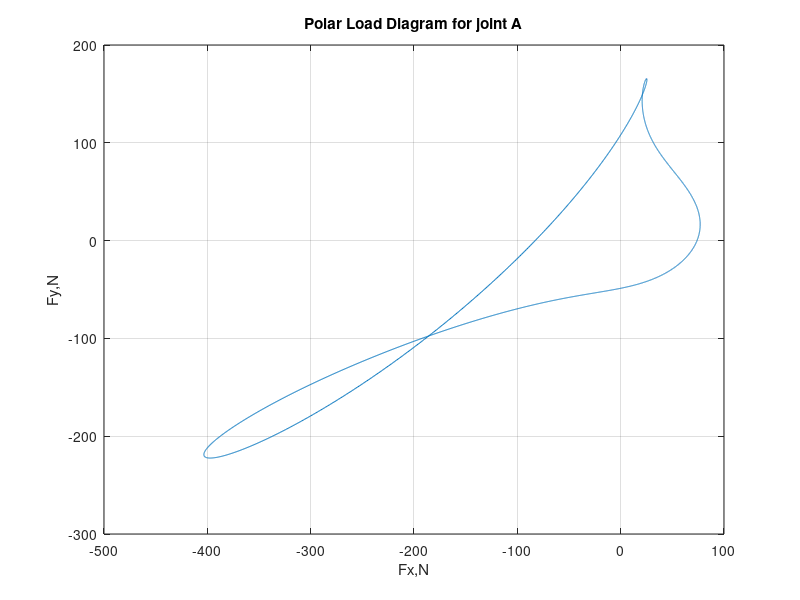
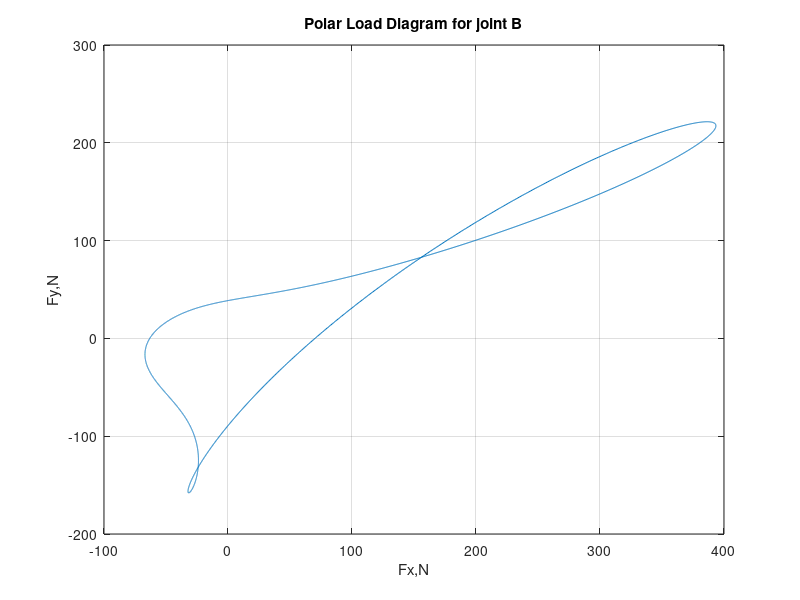
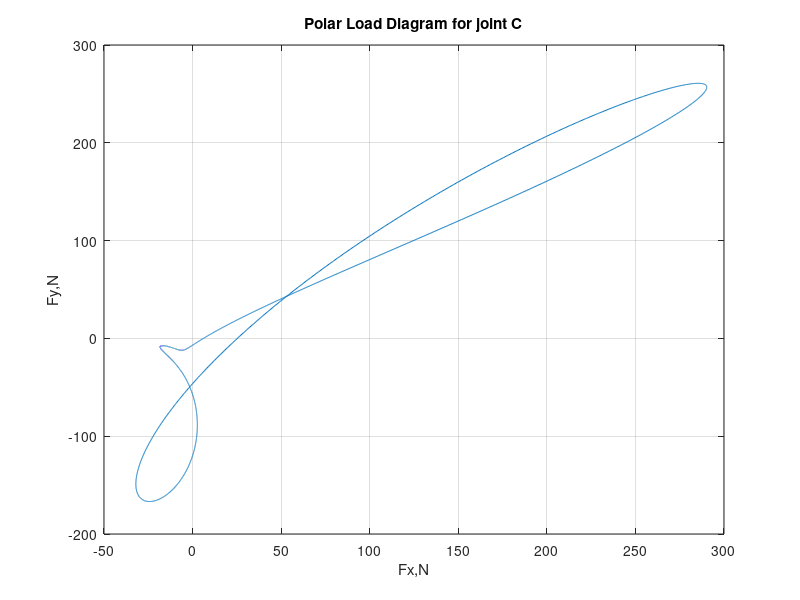
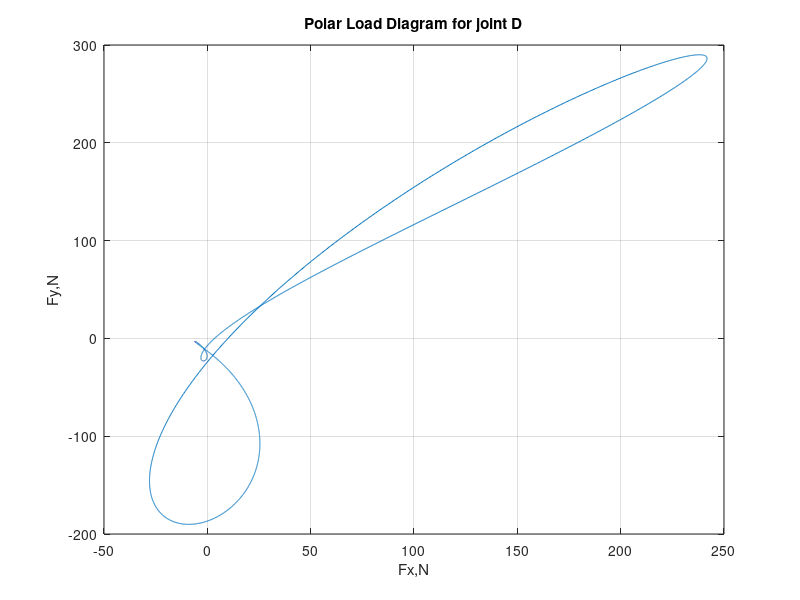

These charts were generated, in order, by the following MATLAB code:
%% Varable declaration 
r1=0.01; 
r2=0.035; 
r3=0.02; 
r4=0.03;
rg1=r1/2; 
rg2=r2/2;
rg3=r3/2; 

ig1=0.00001; 
ig2=0.0004;
ig3=0.00008;

w1=100;

m1=0.2;
m2=0.6; 
m3=0.4; 
a1=0; 
i=0; 

for TH1=0:0.001:2*pi

 A=cos(TH1)-(r4/r1);
 B=sin(TH1);
 C=(r4/r3)*cos(TH1)-((r1^2-r2^2+r3^2+r4^2)/(2*r1*r3));
 R=sqrt(A^2+B^2);
 Z=C/R;
 zz=sqrt(1-Z^2);
 i=i+1;

%% Position analysis

TH3=atan2(B,A)+atan2(zz,Z);
if TH3<0; TH3=TH3+2*pi;end

TH3b=atan2(B,A)-atan2(zz,Z);
if TH3b<0; TH3b=TH3b+2*pi;end

TH2=atan2((-r3*sin(TH3)-r1*sin(TH1)),(r4-r3*cos(TH3)-r1*cos(TH1)));

T1(i)=TH1; T2(i)=TH2; T3(i)=TH3; T3b(i)=TH3b;

%% Velocity analysis

w3=w1*(r1*sin(TH1-TH2))/(r3*sin(TH2-TH3));
w2=w1*(r1*sin(TH3-TH1))/(r2*sin(TH2-TH3));

W3(i)=w3; W2(i)=w2;

%% Acceleration analysis

a3=(w1^2*r1/r3)*((1-(w2/w1))*cos(TH1-TH2)*sin(TH2-TH3)-((w2/w1)-(w3/w1))*cos(TH2-TH3)*sin(TH1-TH2))/(sin(TH2-TH3))^2;
a2=-(w1^2*r1/r2)*((1-(w3/w1))*cos(TH1-TH3)*sin(TH2-TH3)-((w2/w1)-(w3/w1))*cos(TH2-TH3)*sin(TH1-TH3))/(sin(TH2-TH3))^2;

A3(i)=a3; A2(i)=a2;


%% Acceleration G1,G2, G3
xg1= -rg1* (a1*sin(TH1) +w1^2*cos (TH1)); 
yg1= rg1* (a1*cos (TH1) -w1^2*sin (TH1));

xg2= -r1* (a1*sin (TH1) +w1^2*cos (TH1))- rg2* (a2*sin (TH2) +w2^2*cos(TH2)); 
yg2= r1* (a1*cos (TH1) -w1^2*sin (TH1))+ rg2* (a2*cos (TH2)-w2^2*sin (TH2));

xg3= (r3-rg3)*(a3*sin(TH3)+w3^2*cos(TH3));
yg3= -(r3-rg3)*(a3*cos(TH3)-w3^2*sin(TH3));

%% Dynamic Analysis
A=[1 0 1 0 0 0 0 0 0;
   0 1 0 1 0 0 0 0 0; 
   rg1*sin(TH1) -rg1*cos(TH1) -(r1-rg1)*sin(TH1) (r1-rg1)*cos(TH1) 0 0 0 0 1; 
   0 0 -1 0 1 0 0 0 0; 
   0 0 0 -1 0 1 0 0 0; 
   0 0 -rg2*sin(TH2) rg2*cos(TH2) -(r2-rg2)*sin(TH2) (r2-rg2)*cos(TH2) 0 0 0; 
   0 0 0 0 -1 0 1 0 0;
   0 0 0 0 0 -1 0 1 0; 
   0 0 0 0 -rg3*sin(TH3) rg3*cos(TH3) -(r3-rg3)*sin(TH3) (r3-rg3)*cos(TH3) 0];


B =[ m1*xg1;
     m1*yg1; 
     ig1*a1; 
     m2*xg2; 
     m2*yg2; 
     ig2*a2; 
     m3*xg3;
     m3*yg3; 
     ig3*a3];


X=inv(A)*B ;
XA (i)=X(1,1);
YA (i)=X(2,1);
XB (i)=X(3,1);
YB (i)=X(4,1);
XC (i)=X(5,1);
YC (i)=X(6,1);
XD (i)=X(7,1);
YD (i)=X(8,1);
TM (i)=X(9,1);

end

%Plot of joint A 
figure (1)
plot (XA, YA) 
grid
title ('Polar Load Diagram for joint A') 
xlabel('Fx,N') 
ylabel('Fy,N'); 


% Plot of joint B 
figure (2) 
plot (XB, YB) 
grid 
title('Polar Load Diagram for joint B') 
xlabel('Fx,N') 
ylabel('Fy,N'); 


% Plot of joint C 
figure (3) 
plot (XC, YC)
grid
title('Polar Load Diagram for joint C') 
xlabel('Fx,N') 
ylabel('Fy,N'); 


% Plot of joint D 
figure (4) 
plot (XD, YD)
grid
title('Polar Load Diagram for joint D') 
xlabel('Fx,N') 
ylabel('Fy,N'); 

% Plot of Motor Torque 
figure (5) 
plot (T1*180/pi,TM)
grid
title('Variation of motor torque') 
xlabel('\Theta 1,deg') 
ylabel('Tm,N.m'); 
